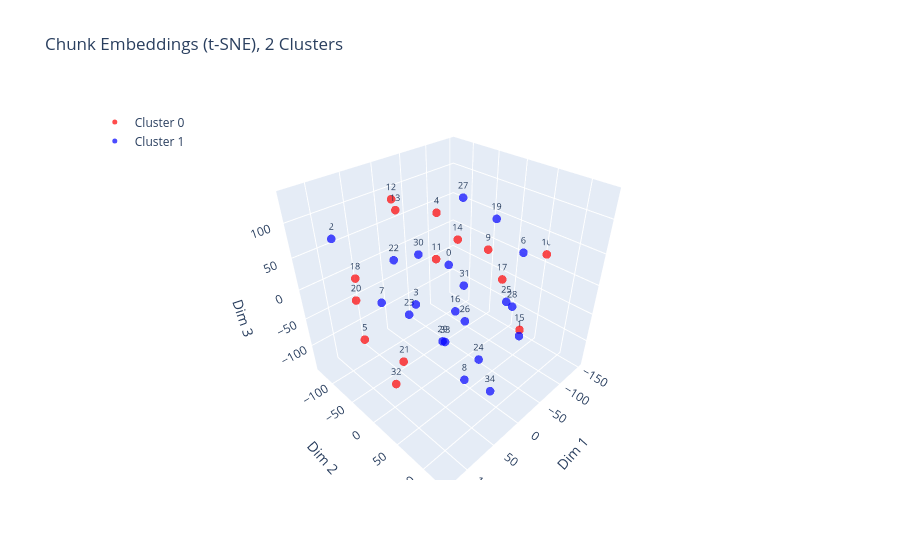

Notebook source saved alongside this figure:
### Code cell
import numpy as np
import plotly.graph_objects as go
from sklearn.manifold import TSNE
from sklearn.cluster import KMeans

# Reduce embeddings to 3D
reduced = TSNE(
    n_components=3,
    random_state=42,
    perplexity=min(30, len(embeddings) - 1)
).fit_transform(np.array(embeddings))

# Cluster
labels = KMeans(n_clusters=2, random_state=42).fit_predict(np.array(embeddings))

# Interactive 3D scatter, colored by cluster, labeled by chunk id
colors = ['red', 'blue']
fig = go.Figure()

for cluster_id in range(2):
    mask = labels == cluster_id
    idxs = np.where(mask)[0]
    chunk_labels = [str(i) for i in idxs]  # assumes chunk id == index into `chunks`

    fig.add_trace(go.Scatter3d(
        x=reduced[mask, 0],
        y=reduced[mask, 1],
        z=reduced[mask, 2],
        mode="markers+text",
        marker=dict(size=5, color=colors[cluster_id], opacity=0.7),
        text=chunk_labels,
        textposition="top center",
        textfont=dict(size=9),
        name=f"Cluster {cluster_id}",
        hovertemplate="Chunk ID: %{text}<extra></extra>"
    ))

fig.update_layout(
    title="Chunk Embeddings (t-SNE), 2 Clusters",
    scene=dict(xaxis_title="Dim 1", yaxis_title="Dim 2", zaxis_title="Dim 3"),
    legend=dict(x=0.02, y=0.98)
)

fig.show()

# Cluster summaries (unchanged)
for cluster_id in range(2):
    cluster_chunks = [chunks[i] for i, l in enumerate(labels) if l == cluster_id]
    sample = "\n---\n".join(cluster_chunks[:5])

    response = client.chat.completions.create(
        model="gpt-4o-mini",
        max_tokens=200,
        messages=[{"role": "user", "content": f"Summarize the themes of these text chunks in 2-3 sentences:\n\n-{sample}"}]
    )
    print(f"Cluster {cluster_id} summary: {response.choices[0].message.content}")

### Figure 1 — Plotly figure (JSON) as saved in the notebook; plotly's stock layout.template omitted (floating-point values rounded to 4 significant figures)
{"data": [{"hovertemplate": "Chunk ID: %{text}<extra></extra>", "marker": {"color": "red", "opacity": 0.7, "size": 5}, "mode": "markers+text", "name": "Cluster 0", "text": ["4", "5", "9", "10", "11", "12", "13", "14", "15", "17", "18", "20", "21", "32"], "textfont": {"size": 9}, "textposition": "top center", "type": "scatter3d", "x": [-68.87, 111.9, -129.7, -149.5, -80.14, 6.735, 59.89, 34.82, -27.54, -80.03, 97.42, 68.07, 58.16, 128.4], "y": [-88.0, -35.05, -36.97, 55.92, -103.1, -94.42, -18.14, 55.49, 105.9, 32.64, -61.0, -116.3, -27.39, 47.63], "z": [62.3, -37.71, -3.922, 18.29, -28.22, 105.3, 133.0, 114.5, -20.32, -3.089, 38.12, -40.36, -108.4, -45.03]}, {"hovertemplate": "Chunk ID: %{text}<extra></extra>", "marker": {"color": "blue", "opacity": 0.7, "size": 5}, "mode": "markers+text", "name": "Cluster 1", "text": ["0", "1", "2", "3", "6", "7", "8", "16", "19", "22", "23", "24", "25", "26", "27", "28", "29", "30", "31", "33", "34"], "textfont": {"size": 9}, "textposition": "top center", "type": "scatter3d", "x": [-36.29, -71.34, 81.53, 27.88, -59.13, 116.3, 24.35, -66.63, -102.1, 1.743, -1.546, -47.01, -125.6, -25.46, -36.54, 13.36, 49.46, 25.95, 5.99, 93.42, 54.91], "y": [-30.17, 76.87, -133.3, -29.51, 77.67, 18.16, 60.89, -45.8, -1.979, -106.4, -82.86, 24.29, 9.314, 13.31, -4.803, 120.1, 44.99, -21.68, 39.02, 94.7, 130.0], "z": [12.65, -75.34, 60.01, -22.69, 68.11, 52.43, -105.1, -95.58, 71.08, 3.737, -86.76, -140.6, -78.53, -58.38, 122.1, 46.45, -29.58, 59.33, 31.69, 28.5, -50.3]}], "layout": {"legend": {"x": 0.02, "y": 0.98}, "scene": {"xaxis": {"title": {"text": "Dim 1"}}, "yaxis": {"title": {"text": "Dim 2"}}, "zaxis": {"title": {"text": "Dim 3"}}}, "title": {"text": "Chunk Embeddings (t-SNE), 2 Clusters"}}}
